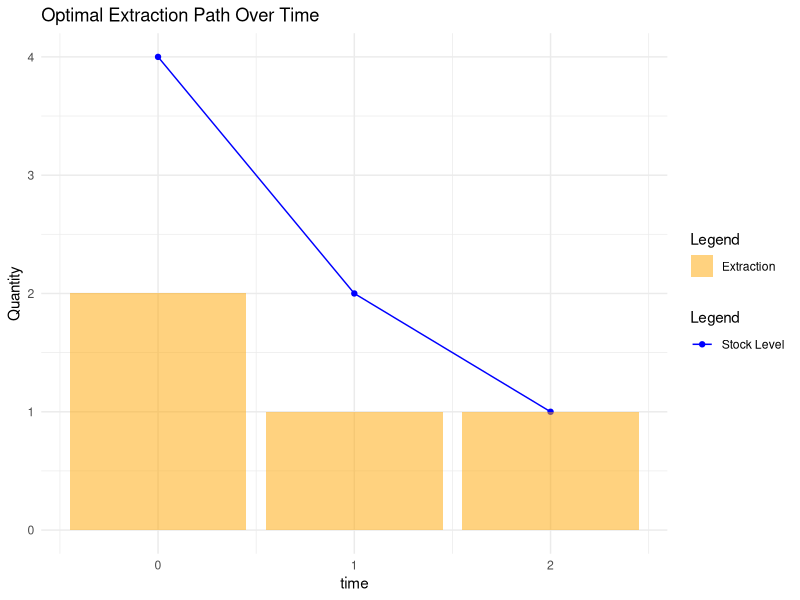
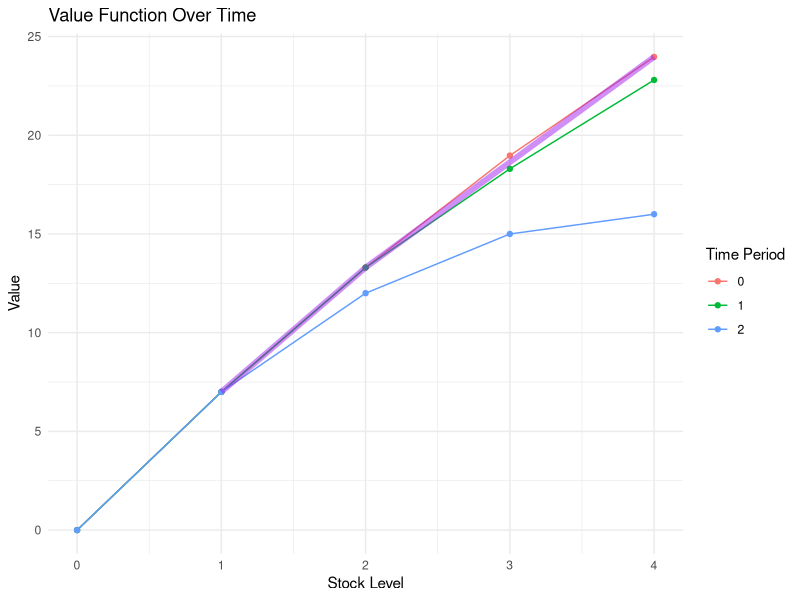

Reproduce these figures in R, in order.
# ------------------------------------------------------------
# Mine Extraction Problem: Finite-Horizon Dynamic Programming
# ------------------------------------------------------------
# The mine has a stock s_t ∈ {0,1,2,3,4}
# At each t, choose extraction x_t ∈ [0, s_t]
# Reward: π(x_t) = 8x_t - x_t^2
# Transition: s_{t+1} = s_t - x_t
# Horizon: T = 2 (decisions at t=0, t=1)
# ------------------------------------------------------------

rm(list = ls())

# Parameters
beta <- 0.9
pi <- function(x) 8 * x - x^2    # per-period profit function
S <- 0:4                         # possible stock levels
T <- 2                           # horizon

# ------------------------------------------------------------
# Step 1: Initialize terminal period value function V_T(s)
# ------------------------------------------------------------
V <- list()                      # list to hold value function at each period
V[[T + 1]] <- pi(S)              # terminal period t=2, given in problem
names(V[[T + 1]]) <- S

# Initialize policy storage (same structure as V)
policy <- list()
policy[[T + 1]] <- rep(NA, length(S))  # no decisions at terminal period

# ------------------------------------------------------------
# Step 2: Backward recursion over time
# ------------------------------------------------------------
for (t in T:1) {
  V[[t]] <- numeric(length(S))
  policy[[t]] <- numeric(length(S))
  
  for (s in S) {
    # Feasible extractions: x = 0,1,...,s
    feasible_x <- 0:s
    
    # For each feasible extraction, compute value
    total_value <- numeric(length(feasible_x))
    for (i in seq_along(feasible_x)) {
      x <- feasible_x[i]
      s_next <- s - x
      total_value[i] <- pi(x) + beta * V[[t + 1]][s_next + 1]
    }
    
    # Find maximum value and corresponding extraction
    V[[t]][s + 1] <- max(total_value)
    policy[[t]][s + 1] <- feasible_x[which.max(total_value)]
  }
}

# ------------------------------------------------------------
# Step 3: Combine results into a readable table
# ------------------------------------------------------------
value_table <- data.frame(
  s = S,
  V0 = round(V[[1]], 3),
  V1 = round(V[[2]], 3),
  V2 = round(V[[3]], 3)
)

policy_table <- data.frame(
  s = S,
  x0 = policy[[1]],
  x1 = policy[[2]],
  x2 = S
  )

value_table
policy_table
# The policy table tells you the optimal extraction x_t for each stock level s_t at each time t. If we start at s=4, we extract 2 units at t=0, then 1 units at t=1, then 1 unit at the final T=2 (since there is no value beyond T=2. We trace across the elements of the policy table to see this optimal path.

# Example: Optimal extraction path starting from s=4
s_current <- 4
for (t in 0:T) {
  x_optimal <- policy_table[s_current+1,t + 2]
  cat("At time", t, "with stock", s_current, "extract", x_optimal, "\n")
  s_current <- s_current - x_optimal
}
# Plot of the optimal extraction path
library(ggplot2)
extraction_path <- data.frame(
  time = 0:T,
  stock = numeric(T + 1),
  extraction = numeric(T + 1)
)
s_current <- 4
for (t in 0:T) {
  x_optimal <- policy_table[s_current + 1, t + 2]
  extraction_path$stock[t + 1] <- s_current
  extraction_path$extraction[t + 1] <- x_optimal
  s_current <- s_current - x_optimal
}
ggplot(extraction_path, aes(x = time)) +
  geom_line(aes(y = stock, color = "Stock Level")) +
  geom_point(aes(y = stock, color = "Stock Level")) +
  geom_bar(aes(y = extraction, fill = "Extraction"), stat = "identity", alpha = 0.5) +
  labs(title = "Optimal Extraction Path Over Time",
       y = "Quantity",
       color = "Legend",
       fill = "Legend") +
  scale_color_manual(values = c("Stock Level" = "blue")) +
  scale_fill_manual(values = c("Extraction" = "orange")) +
  theme_minimal()

# Create a plot showing the optimal decisions over time using the value function. Highlight the path x0=2, x1=1, and x2=1 starting from s=4.
value_df <- data.frame(
  stock = rep(S, times = T + 1),
  time = rep(0:T, each = length(S)),
  value = unlist(lapply(V, function(v) v))
)

ggplot(value_df, aes(x = stock, y = value, color = factor(time))) +
  geom_line() +
  geom_point() +
  geom_line(data = data.frame(stock = c(4, 2, 1), time = c(0, 1, 2),
                                       value = c(V[[1]][5], V[[2]][3], V[[3]][2])),
             aes(x = stock, y = value), color = "purple", size = 2,alpha=.5) +
  labs(title = "Value Function Over Time",
       x = "Stock Level",
       y = "Value",
       color = "Time Period") +
  theme_minimal()
# The plot shows that the value of having 1 is the same regardless of time because you extract it asap. The value of having 4 is much higher at t=0 than at t=1 or t=2 because you have more time to extract and earn profits from it.


